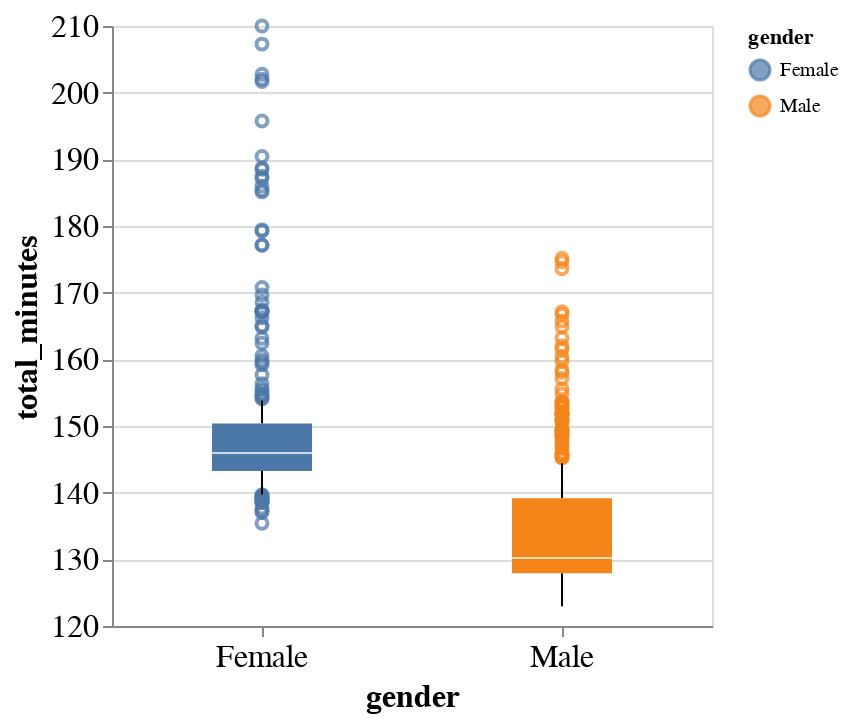

Source (notebook cell):
### Code cell
alt.Chart(df).mark_boxplot(
    size=50,
    extent=0.5
).encode(
    x='gender',
    y=alt.Y('total_minutes:Q', scale=alt.Scale(zero=False)),
    color=alt.Color('gender')
).properties(
    width=300,
    height=300
).configure_axis(
    labelFontSize=16,
    titleFontSize=16,
    labelAngle=0
)

### Figure 1 — Vega-Lite specification as saved in the notebook (floating-point values rounded to 4 significant figures; data arrays with more than 128 entries replaced by an {"elided": "..."} marker saying what was removed)
{"config": {"view": {"continuousWidth": 400, "continuousHeight": 300}, "axis": {"labelAngle": 0, "labelFontSize": 16, "titleFontSize": 16}}, "data": {"name": "data-6eb0b7841c51813c7c7dbe091c652974"}, "mark": {"type": "boxplot", "extent": 0.5, "size": 50}, "encoding": {"color": {"type": "nominal", "field": "gender"}, "x": {"type": "nominal", "field": "gender"}, "y": {"type": "quantitative", "field": "total_minutes", "scale": {"zero": false}}}, "height": 300, "width": 300, "$schema": "https://vega.github.io/schema/vega-lite/v4.0.2.json", "datasets": {"data-6eb0b7841c51813c7c7dbe091c652974": {"elided": "536 records"}}}
